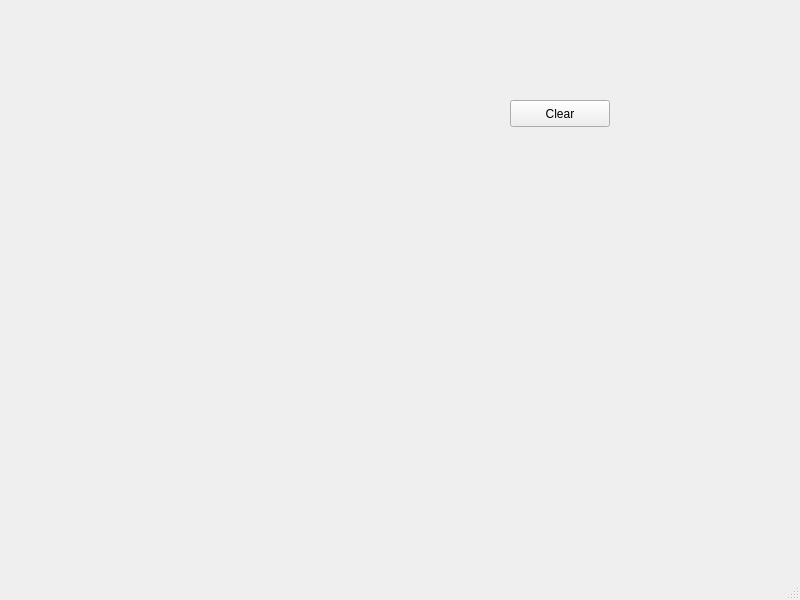
<?xml version="1.0" encoding="UTF-8"?>
<ui version="4.0">
 <class>MainWindow</class>
 <widget class="QMainWindow" name="MainWindow">
  <property name="geometry">
   <rect>
    <x>0</x>
    <y>0</y>
    <width>800</width>
    <height>600</height>
   </rect>
  </property>
  <property name="windowTitle">
   <string>MainWindow</string>
  </property>
  <widget class="QWidget" name="centralwidget">
   <widget class="QLabel" name="label">
    <property name="geometry">
     <rect>
      <x>70</x>
      <y>100</y>
      <width>271</width>
      <height>281</height>
     </rect>
    </property>
    <property name="text">
     <string/>
    </property>
   </widget>
   <widget class="QPushButton" name="pushButton">
    <property name="geometry">
     <rect>
      <x>510</x>
      <y>100</y>
      <width>100</width>
      <height>27</height>
     </rect>
    </property>
    <property name="text">
     <string>Clear</string>
    </property>
   </widget>
  </widget>
  <widget class="QMenuBar" name="menubar">
   <property name="geometry">
    <rect>
     <x>0</x>
     <y>0</y>
     <width>800</width>
     <height>31</height>
    </rect>
   </property>
  </widget>
  <widget class="QStatusBar" name="statusbar"/>
 </widget>
 <resources/>
 <connections/>
</ui>
